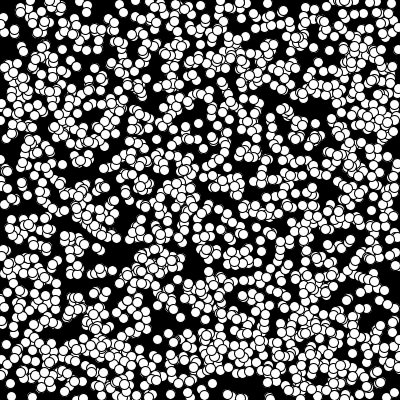
Frame 1 (no input)
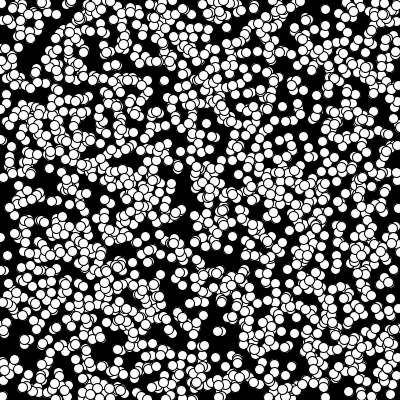
Frame 60 (the mouse pressed at the canvas centre just before this capture)
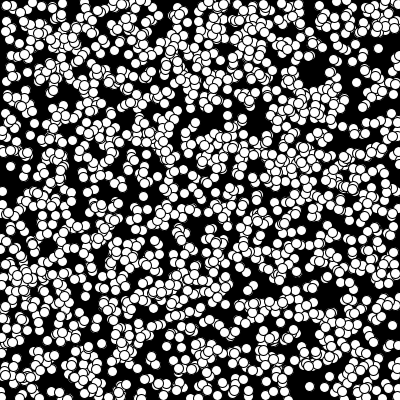
Frame 120 (the mouse held since frame 60 and released just before this capture)

The Processing sketch that drew these frames (run headless with seeded random() and noise(); from frame 60 on, the mouse is pressed at the canvas centre):

// Processing sketch: interaction_speed_with_get
// ── interaction_speed_with_get.pde
float[] x, y, vx, vy;
int num=2000;
int xi, yi;
int rad=10;

void setup() {
  size(400, 400);
  smooth();
  x=new float[num];
  y=new float[num];
  vx=new float[num];
  vy=new float[num];

  for (int i=0; i<num; i++) {
    x[i]=random(0, width);
    y[i]=random(0, height);
    vx[i]=random(-1, 1);
    vy[i]=random(-1, 1);
  }
}

void draw() {
  background(0);

  for (int i=0; i<num; i++) {
    x[i]+=vx[i];
    y[i]+=vy[i];

    if (x[i]>width) x[i]=0;
    if (x[i]<0) x[i]=width;
    if (y[i]>height) y[i]=0;
    if (y[i]<0) y[i]=height;

    ellipse(x[i], y[i], rad, rad);
  }

  for (int i=0; i<num; i++) {
    xi=round(x[i]);
    yi=round(y[i]);
    if ( (get(xi+rad, yi) != color(0)) ||
      (get(xi-rad, yi) != color(0)) ||
      (get(xi, yi+rad) != color(0)) ||
      (get(xi, yi-rad) != color(0)) ||
      (get(xi+7, yi+7) != color(0)) ||
      (get(xi-7, yi+7) != color(0)) ||
      (get(xi+7, yi-7) != color(0)) ||
      (get(xi-7, yi-7) != color(0)) ) {
      vx[i]+=random(-.1, .1);
      vy[i]+=random(-.1, .1);
    }
  }
  



  println(frameRate);
}
